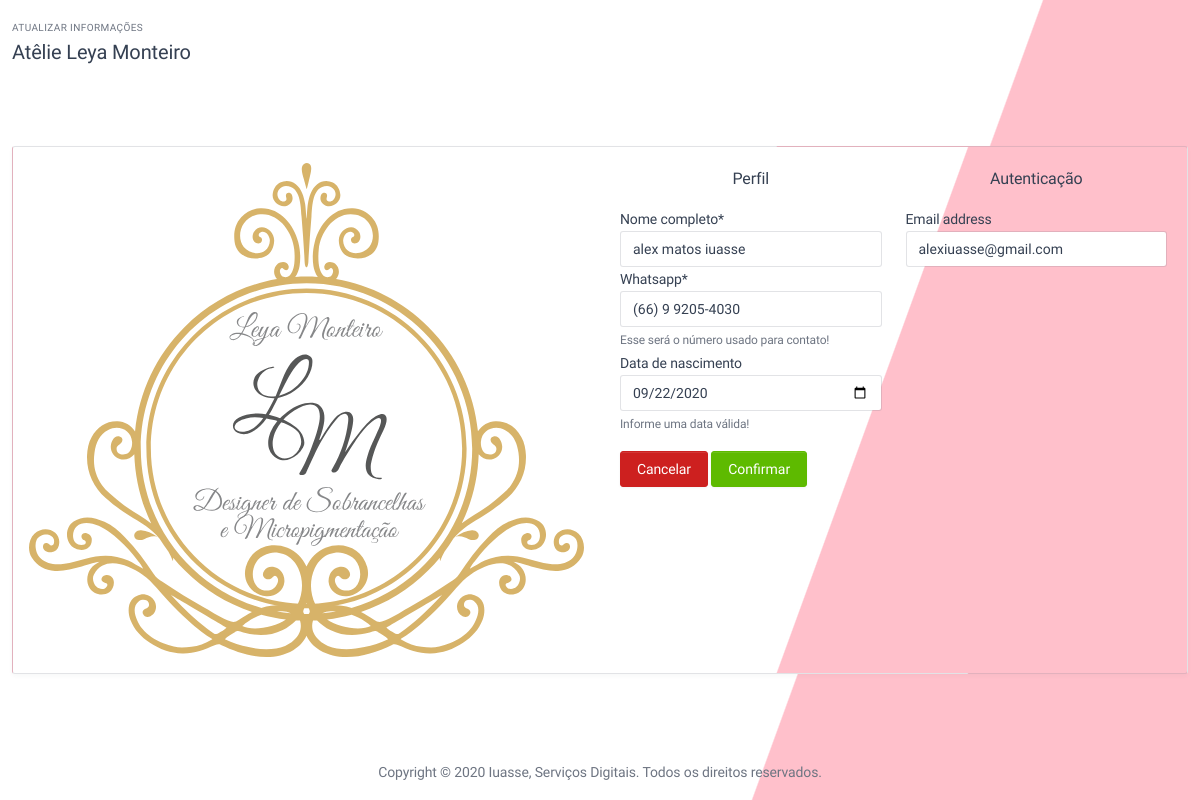
/user/frontend/profile/update/ (signed in), run on an earlier commit of the app's database.
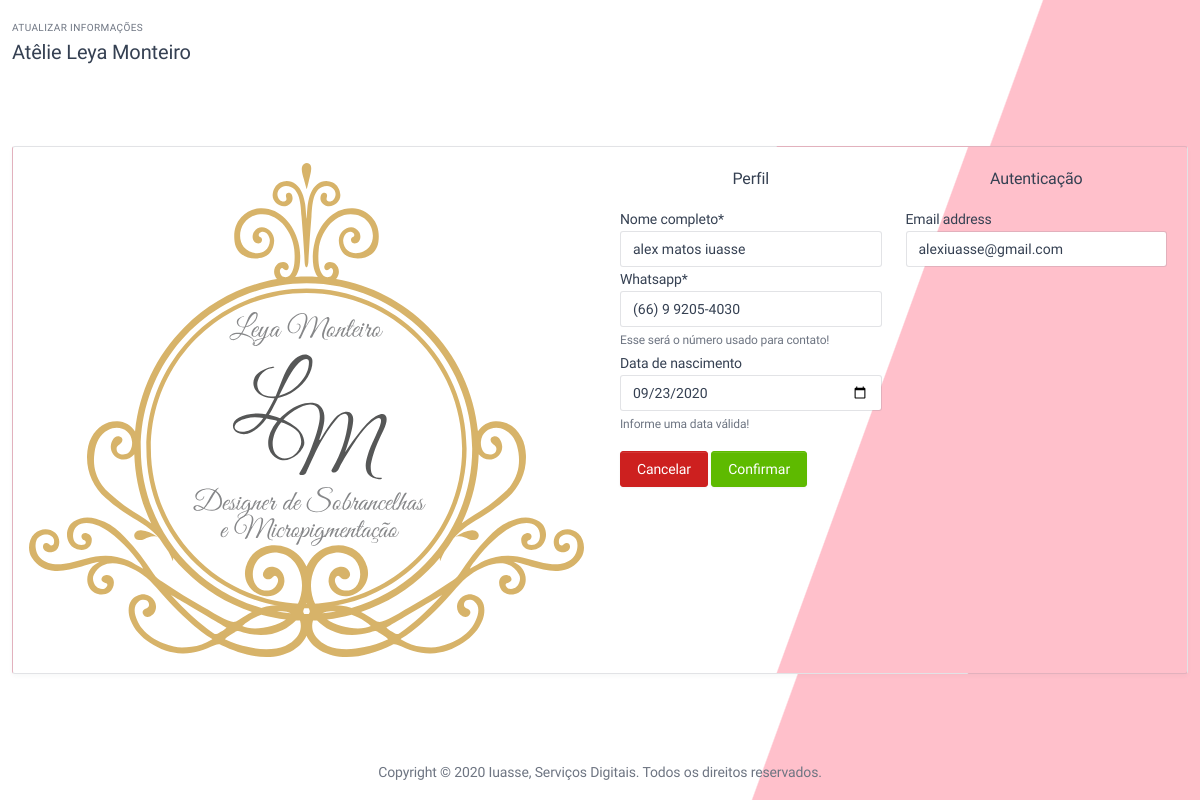
And on a later commit of the database.
### users/models.py (models this page shows, shortened)
class Profile(BaseModel):
    name = models.CharField("nome completo", max_length=150)
    birth_date = models.DateField('data de nascimento', blank=True, null=True, help_text="Informe uma data válida!")
    whatsapp = models.CharField('whatsapp', max_length=16, help_text="Esse será o número usado para contato!")
    total_of_points = models.IntegerField(default=0, verbose_name='Total de pontos')
    user = models.OneToOneField(User, on_delete=models.CASCADE)

### users/views.py (the view)
# urls.py: path('profile/update/', profile_update, name='update'),
@login_required
@transaction.atomic
def profile_update(request):
    if request.method == 'POST':
        user_form = UserChangeFormFrontend(request.POST, instance=request.user)
        profile_form = ProfileFormFrontend(request.POST, instance=request.user.profile)
        if user_form.is_valid() and profile_form.is_valid():
            user_form.save()
            profile_form.save()
            return redirect('users:frontend:profile')
    else:
        user_form = UserChangeFormFrontend(instance=request.user)
        profile_form = ProfileFormFrontend(instance=request.user.profile)
    return render(request, 'homepage_perfil/signup.html', {
        'user_form': user_form,
        'profile_form': profile_form
    })

### users/forms.py
class UserChangeFormFrontend(UserChangeForm):
    password = None
    class Meta:
        model = User
        fields = ('email',)

class ProfileFormFrontend(forms.ModelForm):
    class Meta:
        model = Profile
        widgets = {
            'birth_date': forms.DateInput(format='%Y-%m-%d', attrs={'type': 'date'}),
        }
        fields = ('name', 'whatsapp', 'birth_date')

### frontend/templates/homepage_perfil/signup.html (shortened to what this page needs)
{% extends './base.html' %}
{% load crispy_forms_tags %}
{% load static %}
{% block body_html %}
<body class="antialiased ">
<div class="page bg-login">
    <div class="content" id="content">
        <div class="container-xl">
            <div class="page-header">
                <div class="row align-items-center">
                    <div class="col-auto">
                        <div class="page-pretitle">
                            {% if user.is_authenticated %}
                            Atualizar Informações
                            {% else %}
                            Cadastro
                            {% endif %}
                        </div>
                        <h2 class="page-title">
                            {{NAME_OF_ENTERPRISE}}
                        </h2>
                    </div>
                </div>
            </div>
        </div>
        <div class="container-xl">
            <div class="row row-deck">
                <div class="col-lg-12 mr-auto ml-auto">
                    <div class="card d-flex flex-column">
                        <div class="row row-0 flex-fill">
                            <div class="col-md-6 d-none d-md-flex ">
                                <img alt="{{NAME_OF_ENTERPRISE}}" class="w-100 h-100 p-3" src="{% static 'logo.svg' %}">
                            </div>
                            <div class="col">
                                <div class="card-body">
                                    <form method="post">
                                        <div class="row">
                                            {% if profile_form %}
                                            <div class="col-lg-6 {% if not user_form %}mr-auto ml-auto{% endif %}">
                                                <h5 class="card-title text-center">Perfil</h5>
                                                {% for field in profile_form %}
                                                {{ field|as_crispy_field }}
                                                {% endfor %}
                                            </div>
                                            {% endif %}
                                            {% if user_form %}
                                            <div class="col-lg-6">
                                                <h5 class="card-title text-center">Autenticação</h5>
                                                {% for field in user_form %}
                                                {{ field|as_crispy_field }}
                                                {% endfor %}
                                            </div>
                                            {% endif %}
                                        </div>
                                        <div class="form-row mt-3">
                                            {% if user.is_authenticated %}
                                            <a class="btn btn-danger"
                                               href="{% url 'users:frontend:profile' %}"
                                               type="button">
                                                Cancelar
                                            </a>
                                            <button class="btn btn-success" type="submit">
                                                Confirmar
                                            </button>
                                            {% else %}
                                            <button class="btn bg-gold btn-block" type="submit">
                                                Cadastrar
                                            </button>
                                            {% endif %}
                                        </div>
                                    </form>
                                    <div class="d-flex align-items-center pt-5 mt-auto">
                                    </div>
                                </div>
                            </div>
                        </div>
                    </div>
                </div>
            </div>
        </div>
        {% block footer %}{% include "footer.html" %}{% endblock %}
    </div>
</div>
</body>
{% endblock %}

### frontend/templates/homepage_perfil/base.html (shortened to what this page needs)
<!DOCTYPE html>
<html lang="en">
<head>
    {% load static %}
    <link href="{% static 'dist/css/tabler.min.css' %}" rel="stylesheet"/>
    <link href="{% static 'custom/css/custom-css.css' %}" rel="stylesheet"/>
</head>
{% block body_html %}{% endblock %}
</html>

### frontend/templates/footer.html
<footer class="footer footer-transparent">
    <div class="container-xl">
        <div class="row text-center align-items-center flex-row-reverse">
            <div class="col-12 col-lg-auto mt-3 mt-lg-0 ml-auto mr-auto">
                Copyright © 2020
                <a class="link-secondary" href="https://iuasse.com.br">Iuasse, Serviços Digitais</a>.
                Todos os direitos reservados.
            </div>
        </div>
    </div>
</footer>

### frontend/static/custom/css/custom-css.css (style rules this page uses)
.bg-login { background: linear-gradient(-70deg, pink 30%, white 30.1%); }
.bg-login .card { background: linear-gradient(-70deg, pink 30%, white 30.1%); }

### frontend/templates/homepage_perfil/base.html (style rules this page uses)
body { display: none; }

What changed in the data, as far as the page shows it:
changed Profile "alex matos iuasse": birth_date "09/22/2020" → "09/23/2020"
